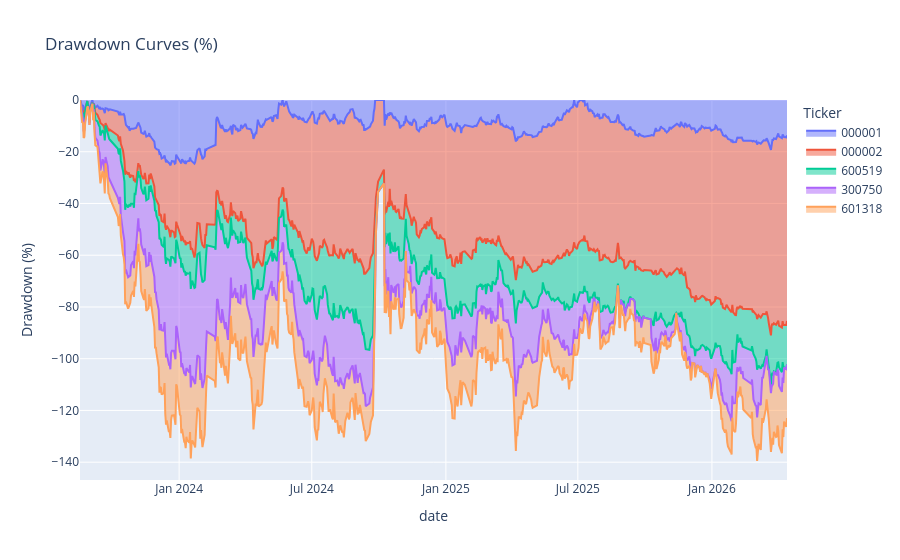

The notebook cell this image was saved under:
### Markdown cell above
### 6.2 Drawdown Curves

### Code cell
dd_df = pd.DataFrame()
for col in prices.columns:
    dd_df[col] = (prices[col] / prices[col].cummax() - 1) * 100

fig = px.area(dd_df, title='Drawdown Curves (%)',
              labels={'value': 'Drawdown (%)', 'variable': 'Ticker'})
fig.show()

### Figure 1 — Plotly figure (JSON) as saved in the notebook; plotly's stock layout.template omitted (floating-point values rounded to 4 significant figures; data arrays with more than 128 entries replaced by an {"elided": "..."} marker saying what was removed)
{"data": [{"fillpattern": {"shape": ""}, "hovertemplate": "Ticker=000001<br>date=%{x}<br>Drawdown (%)=%{y}<extra></extra>", "legendgroup": "000001", "line": {"color": "#636efa"}, "marker": {"symbol": "circle"}, "mode": "lines", "name": "000001", "orientation": "v", "showlegend": true, "stackgroup": "1", "type": "scatter", "x": {"elided": "640 str values"}, "xaxis": "x", "y": {"elided": "640 float values"}, "yaxis": "y"}, {"fillpattern": {"shape": ""}, "hovertemplate": "Ticker=000002<br>date=%{x}<br>Drawdown (%)=%{y}<extra></extra>", "legendgroup": "000002", "line": {"color": "#EF553B"}, "marker": {"symbol": "circle"}, "mode": "lines", "name": "000002", "orientation": "v", "showlegend": true, "stackgroup": "1", "type": "scatter", "x": {"elided": "640 str values"}, "xaxis": "x", "y": {"elided": "640 float values"}, "yaxis": "y"}, {"fillpattern": {"shape": ""}, "hovertemplate": "Ticker=600519<br>date=%{x}<br>Drawdown (%)=%{y}<extra></extra>", "legendgroup": "600519", "line": {"color": "#00cc96"}, "marker": {"symbol": "circle"}, "mode": "lines", "name": "600519", "orientation": "v", "showlegend": true, "stackgroup": "1", "type": "scatter", "x": {"elided": "640 str values"}, "xaxis": "x", "y": {"elided": "640 float values"}, "yaxis": "y"}, {"fillpattern": {"shape": ""}, "hovertemplate": "Ticker=300750<br>date=%{x}<br>Drawdown (%)=%{y}<extra></extra>", "legendgroup": "300750", "line": {"color": "#ab63fa"}, "marker": {"symbol": "circle"}, "mode": "lines", "name": "300750", "orientation": "v", "showlegend": true, "stackgroup": "1", "type": "scatter", "x": {"elided": "640 str values"}, "xaxis": "x", "y": {"elided": "640 float values"}, "yaxis": "y"}, {"fillpattern": {"shape": ""}, "hovertemplate": "Ticker=601318<br>date=%{x}<br>Drawdown (%)=%{y}<extra></extra>", "legendgroup": "601318", "line": {"color": "#FFA15A"}, "marker": {"symbol": "circle"}, "mode": "lines", "name": "601318", "orientation": "v", "showlegend": true, "stackgroup": "1", "type": "scatter", "x": {"elided": "640 str values"}, "xaxis": "x", "y": {"elided": "640 float values"}, "yaxis": "y"}], "layout": {"legend": {"title": {"text": "Ticker"}, "tracegroupgap": 0}, "title": {"text": "Drawdown Curves (%)"}, "xaxis": {"anchor": "y", "domain": [0, 1], "title": {"text": "date"}}, "yaxis": {"anchor": "x", "domain": [0, 1], "title": {"text": "Drawdown (%)"}}}}
